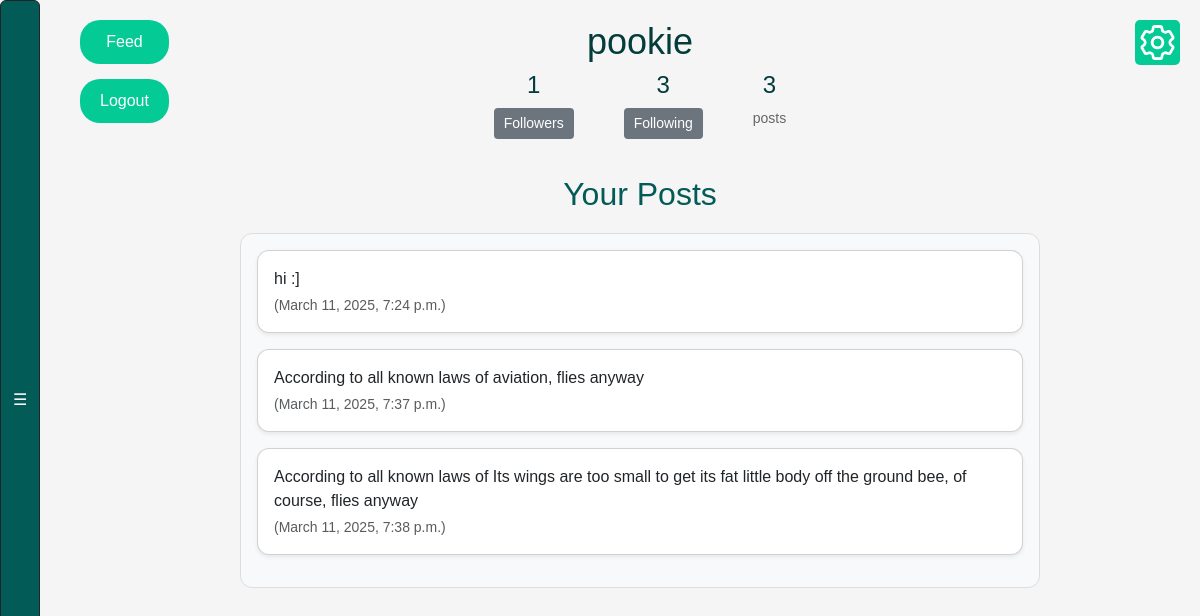
The page /home/ (signed in) on the database its author committed.
### webapp/models.py (models this page shows, shortened)
class Profile(models.Model):
    user = models.OneToOneField(User, on_delete=models.CASCADE)
    follows = models.ManyToManyField(
        "self",
        related_name="followed_by",
        symmetrical=False,
        blank=True
    )
    private = models.BooleanField(default=False)
    def create_profile(sender, instance, created, **kwargs):
        if created:
            user_profile = Profile(user=instance)
            user_profile.save()
            user_profile.follows.set([instance.profile.id])
            user_profile.save()
    post_save.connect(create_profile, sender=User)

class Post(models.Model):
    user = models.ForeignKey(
        User, related_name="posts", on_delete=models.DO_NOTHING
    )
    body = models.CharField(max_length=140)
    created_at = models.DateTimeField(auto_now_add=True)

### webapp/views.py (the view, shortened to what this page needs)
# urls.py: path('home/', views.home_view, name='home'),
@login_required
def home_view(request):
    profile = Profile.objects.get(user=request.user)
    default_role_hashed = hashlib.sha256("user".encode()).hexdigest()
    hashed_role = request.COOKIES.get("role", default_role_hashed)
    role = "user"  # Fallback to a safe default
    if hashed_role == hashlib.sha256("moderator".encode()).hexdigest():
        role = "moderator"
    flag_ex2 = None
    FLAG_API_URL = "https://api-dvwa.onrender.com/api/get_flag"
    response = render(request, "home.html", {"profile": profile, "role": role, "flag_ex2": flag_ex2})
    hashed_role = hashlib.sha256(role.encode()).hexdigest()
    response.set_cookie("role", hashed_role)
    return response

### webapp/templates/home.html (shortened to what this page needs)
{% load static %}
<!DOCTYPE html>
<html>
<head>
    <link href="https://cdn.jsdelivr.net/npm/bootstrap@5.3.0-alpha1/dist/css/bootstrap.min.css" rel="stylesheet">
    <link rel="stylesheet" href="{% static 'css/style.css' %}">
</head>
<body>
    {% include 'exercise_bar.html' %}
    <div class="top-buttons">
        <a href="{% url 'feed' %}" class="btn-top">Feed</a>
        <a href="{% url 'logout' %}" class="btn-top">Logout</a>
    </div>
    <div class="settings-container">
        <a href="{% url 'user_settings' %}">
            <img src="{% static 'images/setting.png' %}" alt="Settings icon" class="settings-icon">
        </a>
    </div>
    <div class="main-content">
        <div class="profile-header text-center">
            <h1>{{ user.username }}</h1>
            <div class="stats">
                <div>
                    <h4>{{ profile.followed_by.count }}</h4>
                    <a href="{% url 'followers' profile.pk %}" class="btn btn-profile">Followers</a>
                </div>
                <div>
                    <h4>{{ profile.follows.count }}</h4>
                    <a href="{% url 'following' profile.pk %}" class="btn btn-profile">Following</a>
                </div>
                <div>
                    <h4>{{ user.posts.count }}</h4>
                    <p>posts</p>
                </div>
            </div>
        </div>
        <div class="posts-container">
            <h2 class="text-center">Your Posts</h2>
            <div class="posts-scrollable overflow-auto p-3">
                {% for post in profile.user.posts.all %}
                <div class="post card shadow-sm p-3 mb-3">
                    <p class="mb-1">{{ post.body }}</p>
                    <p class="text-muted small">({{ post.created_at }})</p>
                </div>
                {% empty %}
                <p class="text-center">No posts yet.</p>
                {% endfor %}
            </div>
        </div>
</body>
</html>

### webapp/static/css/style.css (style rules this page uses)
body { background-color: #f5f5f5; font-family: 'Nunito', sans-serif; margin: 0; display: flex; height: 100vh; overflow-y: auto; }
.main-content { margin-left: 80px; padding: 20px; flex-grow: 1; display: flex; flex-direction: column; align-items: center; transition: margin-left 0.3s ease; }
.top-buttons { position: fixed; text-align: center; flex-direction: column; top: 20px; left: 80px; display: flex; gap: 15px; transition: left 0.3s ease; }
.btn-feed, .btn-top { text-decoration: none; background-color: #04cb95; color: white; border: none; padding: 10px 20px; border-radius: 20px; font-size: 16px; cursor: pointer; }
.settings-container { position: fixed; top: 20px; right: 20px; z-index: 100; background-color: #04cb95; padding: 5px; border-radius: 5px; }
.settings-icon { width: 35px; height: 35px; filter: invert(100%); }
.profile-header { text-align: center; margin-bottom: 30px; }
.profile-header h1 { font-size: 36px; color: #043c3c; }
.profile-header .stats { display: flex; justify-content: center; gap: 50px; }
.profile-header .stats div { text-align: center; }
.profile-header .stats h4 { font-size: 24px; color: #043c3c; }
.profile-header .stats p { font-size: 14px; color: #666; }
.btn-profile { text-decoration: none; color: #fff; background-color: #6c757d; border: none; padding: 5px 10px; border-radius: 4px; display: inline-block; text-align: center; font-size: 14px; cursor: pointer; }
.posts-container { width: 100%; max-width: 800px; margin: 0 auto; }
.posts-scrollable { max-height: 400px; overflow-y: auto; padding: 15px; border-radius: 12px; background-color: #f8f9fa; border: 1px solid #ddd; }
.post { background-color: white; border-radius: 12px; box-shadow: 0px 4px 10px rgba(0, 0, 0, 0.1); margin-bottom: 15px; transition: transform 0.2s ease-in-out, box-shadow 0.2s ease-in-out; }
.posts-container h2 { color: #035b57; margin-bottom: 20px; text-align: center; }
.post p { margin: 0; word-wrap: break-word; }

### rows shown on the page
Profile: followed_by.count "1", follows.count "3"
Post: body "hi :]", created_at "March 11, 2025, 7:24 p.m."
Post: body "According to all known laws of aviation, flies anyway", created_at "March 11, 2025, 7:37 p.m."
Post: body "According to all known laws of Its wings are too small to get its fat little body off the ground bee, of course, flies anyway", created_at "March 11, 2025, 7:38 p.m."

### other values the page prints
{{ user.username }} "pookie"
{{ user.posts.count }} "3"
